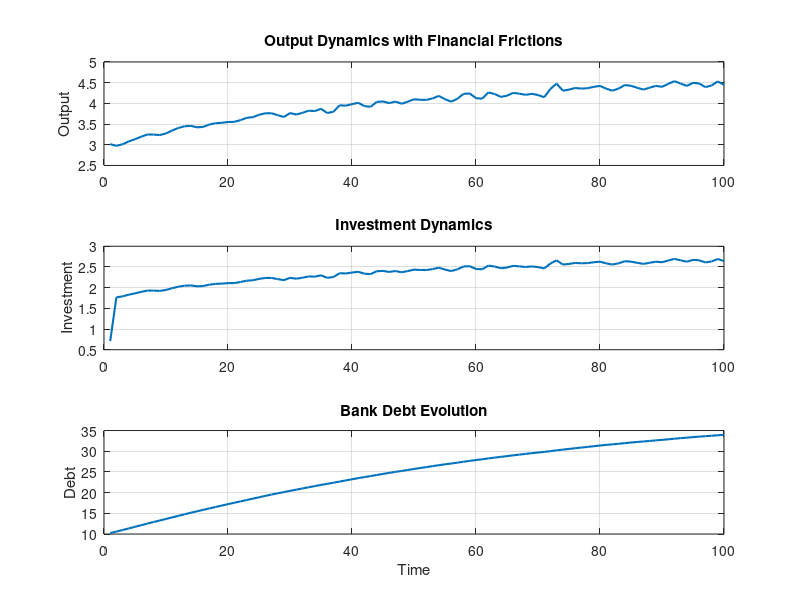
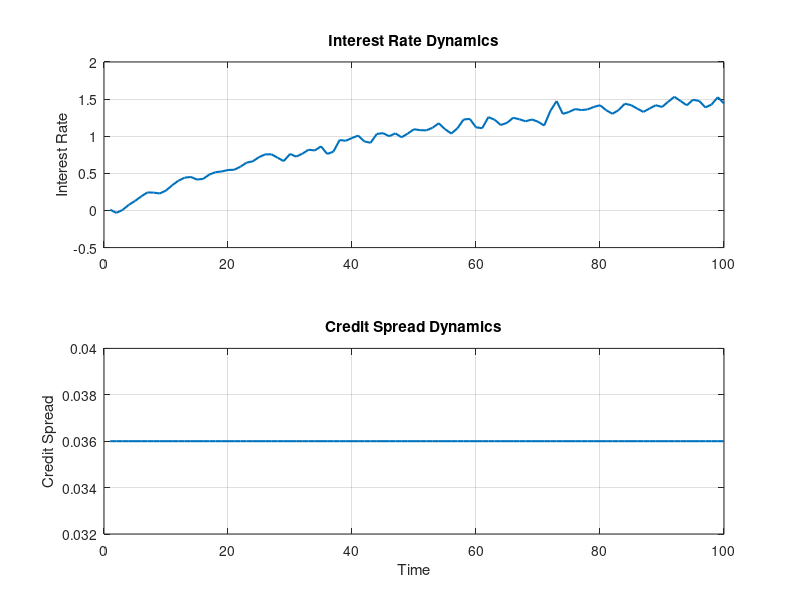
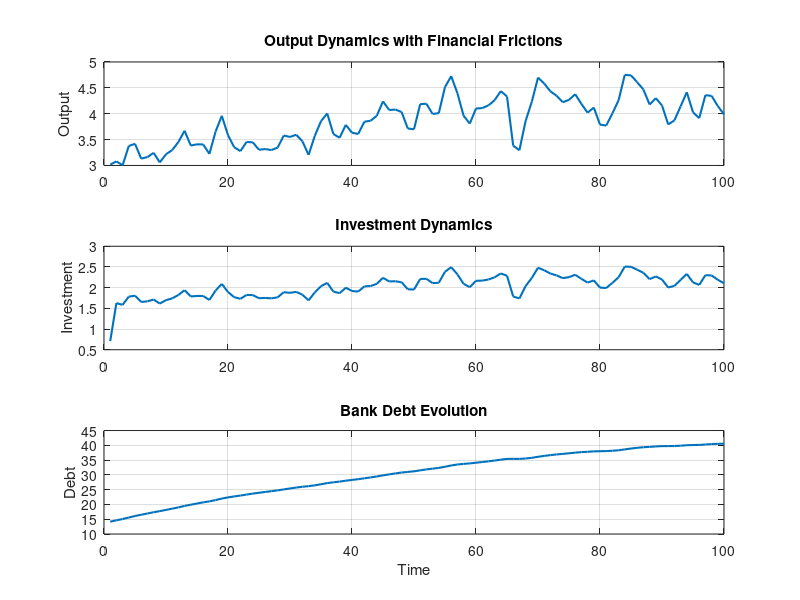
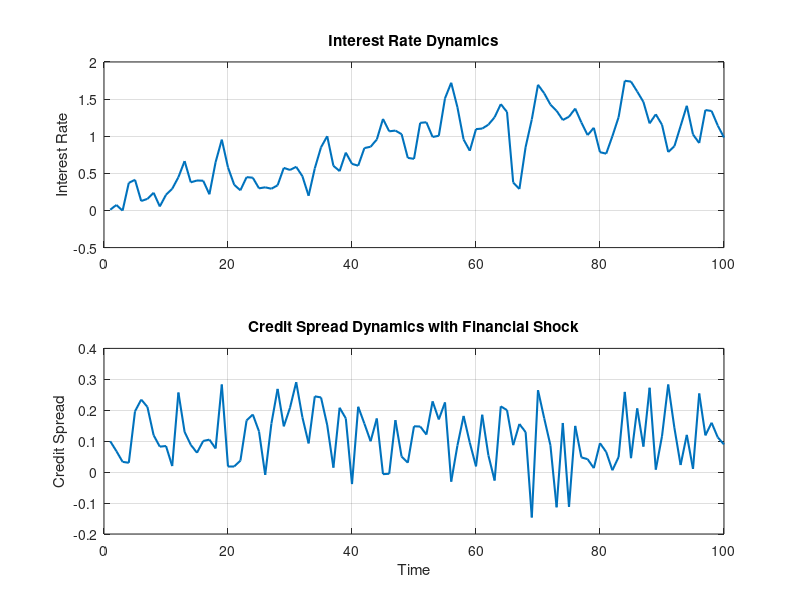

Write MATLAB code to recreate these figures, in order.
% Financial Friction DSGE Model (Gertler-Kiyotaki/BGG Framework)

% Clear workspace and define parameters
clear; clc; close all;

%% Model Parameters
beta = 0.99;            % Discount factor
sigma = 1;              % Risk aversion
phi = 1;                % Inverse Frisch elasticity
rho = 0.9;              % Persistence of technology shock
sigma_e = 0.01;         % Std. deviation of technology shock
delta = 0.025;          % Capital depreciation rate
alpha = 0.33;          % Capital share in production
eta = 0.5;              % Capital adjustment cost

% Financial Friction Parameters
phi_k = 0.36;           % Leverage ratio (fraction of capital funded by debt)
kappa = 0.1;            % Cost of external financing

%% Steady State Values
k_ss = ((alpha / (1 / beta - 1 + delta)))^(1 / (1 - alpha));
y_ss = k_ss^alpha;
investment_ss = delta * k_ss;
interest_rate_ss = 1 / beta - 1;
credit_spread_ss = kappa * phi_k;

%% Simulation Setup
T = 100;                 % Time periods
shock = sigma_e * randn(T, 1); % Technology shock

% Initialize variables
capital = zeros(T, 1);
output = zeros(T, 1);
investment = zeros(T, 1);
bank_debt = zeros(T, 1);
interest_rate = zeros(T, 1);
credit_spread = zeros(T, 1);

capital(1) = k_ss;
output(1) = y_ss;
investment(1) = investment_ss;
bank_debt(1) = phi_k * k_ss;
interest_rate(1) = interest_rate_ss;
credit_spread(1) = credit_spread_ss;

%% Model Simulation
for t = 2:T
    % Productivity shock
    z_t = rho * shock(t - 1) + shock(t);
    
    % Output with financial frictions
    output(t) = exp(z_t) * capital(t - 1)^alpha;
    
    % Investment decision with adjustment costs
    investment(t) = ((1 - kappa) * beta * output(t)) / (1 + eta);
    
    % Capital accumulation
    capital(t) = (1 - delta) * capital(t - 1) + investment(t);
    
    % Bank debt evolution
    bank_debt(t) = phi_k * capital(t);
    
    % Interest rate dynamics (Taylor Rule)
    interest_rate(t) = interest_rate_ss + phi * (output(t) - y_ss);
    
    % Credit spread dynamics
    credit_spread(t) = kappa * (bank_debt(t) / capital(t));
end

%% Plot Results
figure;
subplot(3,1,1);
plot(output, 'LineWidth', 1.5);
title('Output Dynamics with Financial Frictions');
ylabel('Output'); grid on;

subplot(3,1,2);
plot(investment, 'LineWidth', 1.5);
title('Investment Dynamics');
ylabel('Investment'); grid on;

subplot(3,1,3);
plot(bank_debt, 'LineWidth', 1.5);
title('Bank Debt Evolution');
ylabel('Debt'); xlabel('Time'); grid on;

figure;
subplot(2,1,1);
plot(interest_rate, 'LineWidth', 1.5);
title('Interest Rate Dynamics');
ylabel('Interest Rate'); grid on;

subplot(2,1,2);
plot(credit_spread, 'LineWidth', 1.5);
title('Credit Spread Dynamics');
ylabel('Credit Spread'); xlabel('Time'); grid on;

grid on;

%% Interpretation
% - Observe how shocks propagate through output, investment, bank debt, interest rates, and credit spreads.
% - Higher leverage increases the economy's sensitivity to financial shocks.
% - Bank debt and credit spreads amplify business cycle fluctuations.
% Financial Friction DSGE Model (Gertler-Kiyotaki/BGG Framework)

% Clear workspace and define parameters
clear; clc; close all;

%% Model Parameters
beta = 0.99;            % Discount factor
sigma = 1;              % Risk aversion
phi = 1;                % Inverse Frisch elasticity
rho = 0.9;              % Persistence of technology shock
sigma_e = 0.05;         % Increased Std. deviation of technology shock (Amplified Shock)
delta = 0.025;          % Capital depreciation rate
alpha = 0.33;           % Capital share in production
eta = 0.5;              % Capital adjustment cost

% Financial Friction Parameters
phi_k = 0.5;            % Increased Leverage ratio (fraction of capital funded by debt)
kappa = 0.2;            % Increased Cost of external financing

%% Steady State Values
k_ss = ((alpha / (1 / beta - 1 + delta)))^(1 / (1 - alpha));
y_ss = k_ss^alpha;
investment_ss = delta * k_ss;
interest_rate_ss = 1 / beta - 1;
credit_spread_ss = kappa * phi_k;

%% Simulation Setup
T = 100;                 % Time periods
shock = sigma_e * randn(T, 1); % Stronger Technology shock

% Initialize variables
capital = zeros(T, 1);
output = zeros(T, 1);
investment = zeros(T, 1);
bank_debt = zeros(T, 1);
interest_rate = zeros(T, 1);
credit_spread = zeros(T, 1);

capital(1) = k_ss;
output(1) = y_ss;
investment(1) = investment_ss;
bank_debt(1) = phi_k * k_ss;
interest_rate(1) = interest_rate_ss;
credit_spread(1) = credit_spread_ss;

%% Model Simulation
for t = 2:T
    % Productivity shock
    z_t = rho * shock(t - 1) + shock(t);
    
    % Output with financial frictions
    output(t) = exp(z_t) * capital(t - 1)^alpha;
    
    % Investment decision with adjustment costs
    investment(t) = ((1 - kappa) * beta * output(t)) / (1 + eta);
    
    % Capital accumulation
    capital(t) = (1 - delta) * capital(t - 1) + investment(t);
    
    % Bank debt evolution
    bank_debt(t) = phi_k * capital(t);
    
    % Interest rate dynamics (Taylor Rule)
    interest_rate(t) = interest_rate_ss + phi * (output(t) - y_ss);
    
    % Credit spread dynamics with financial shock
    credit_spread(t) = kappa * (bank_debt(t) / capital(t)) + 0.1 * randn();
end

%% Plot Results
figure;
subplot(3,1,1);
plot(output, 'LineWidth', 1.5);
title('Output Dynamics with Financial Frictions');
ylabel('Output'); grid on;

subplot(3,1,2);
plot(investment, 'LineWidth', 1.5);
title('Investment Dynamics');
ylabel('Investment'); grid on;

subplot(3,1,3);
plot(bank_debt, 'LineWidth', 1.5);
title('Bank Debt Evolution');
ylabel('Debt'); xlabel('Time'); grid on;

figure;
subplot(2,1,1);
plot(interest_rate, 'LineWidth', 1.5);
title('Interest Rate Dynamics');
ylabel('Interest Rate'); grid on;

subplot(2,1,2);
plot(credit_spread, 'LineWidth', 1.5);
title('Credit Spread Dynamics with Financial Shock');
ylabel('Credit Spread'); xlabel('Time'); grid on;

grid on;

%% Interpretation
% - Amplified shocks now generate stronger responses across output, investment, bank debt, interest rates, and credit spreads.
% - Increased leverage and financing costs intensify economic sensitivity to financial disturbances.
% - Credit spreads now exhibit more dynamic behavior due to the introduced financial shocks.
% Behavioral DSGE Model with Global Economic Shocks

% Clear workspace and define parameters
clear; clc; close all;

%% Model Parameters
beta = 0.99;            % Discount factor
sigma = 1;              % Risk aversion
phi = 1;                % Inverse Frisch elasticity
rho = 0.9;              % Persistence of technology shock
sigma_e = 0.01;         % Std. deviation of technology shock
delta = 0.025;          % Capital depreciation rate
alpha = 0.33;           % Capital share in production
eta = 0.5;              % Capital adjustment cost

% Behavioral Bias Parameters
lambda_myopia = 0.1;    % Degree of myopia
lambda_overconfidence = 0.1; % Degree of overconfidence

% Global Economic Shock Parameters
gamma_g = 0.2;          % Sensitivity to global shocks
rho_g = 0.8;            % Persistence of global economic shock
sigma_g = 0.02;         % Std. deviation of global economic shock

%% Steady State Values
k_ss = ((alpha / (1 / beta - 1 + delta)))^(1 / (1 - alpha));
y_ss = k_ss^alpha;
investment_ss = delta * k_ss;
interest_rate_ss = 1 / beta - 1;

%% Simulation Setup
T = 100;                      % Time periods
tech_shock = sigma_e * randn(T, 1); % Technology shock
global_shock = sigma_g * randn(T, 1); % Global economic shock

% Initialize variables
capital = zeros(T, 1);
output = zeros(T, 1);
investment = zeros(T, 1);
interest_rate = zeros(T, 1);

capital(1) = k_ss;
output(1) = y_ss;
investment(1) = investment_ss;
interest_rate(1) = interest_rate_ss;

%% Model Simulation
for t = 2:T
    % Global economic shock propagation
    g_t = rho_g * global_shock(t - 1) + global_shock(t);
    
    % Adjust output with global shock and behavioral biases
    output(t) = exp(tech_shock(t) + gamma_g * g_t) * (capital(t - 1)^alpha);
    
    % Behavioral adjustment to investment (myopia)
    investment(t) = ((1 - lambda_myopia) * beta * output(t)) / (1 + eta);
    
    % Capital accumulation
    capital(t) = (1 - delta) * capital(t - 1) + investment(t);
    
    % Interest rate dynamics with overconfidence behavior
    interest_rate(t) = interest_rate_ss + phi * ((1 + lambda_overconfidence) * (output(t) - y_ss));
end

%% Plot Results
figure;
subplot(3,1,1);
plot(output, 'LineWidth', 1.5);
title('Output Dynamics with Global Economic Shocks');
ylabel('Output'); grid on;

subplot(3,1,2);
plot(investment, 'LineWidth', 1.5);
title('Investment Dynamics with Behavioral Bias');
ylabel('Investment'); grid on;

subplot(3,1,3);
plot(interest_rate, 'LineWidth', 1.5);
title('Interest Rate Dynamics with Overconfidence');
ylabel('Interest Rate'); xlabel('Time'); grid on;

grid on;

%% Interpretation
% - Global shocks amplify output volatility.
% - Myopia reduces investment responsiveness.
% - Overconfidence leads to exaggerated interest rate movements.
% Behavioral DSGE Model with Global Economic Shocks and Macroprudential Policies

% Clear workspace and define parameters
clear; clc; close all;

%% Model Parameters
beta = 0.99;            % Discount factor
sigma = 1;              % Risk aversion
phi = 1;                % Inverse Frisch elasticity
rho = 0.9;              % Persistence of technology shock
sigma_e = 0.01;         % Std. deviation of technology shock
delta = 0.025;          % Capital depreciation rate
alpha = 0.33;          % Capital share in production
eta = 0.5;              % Capital adjustment cost

% Behavioral Bias Parameters
lambda_myopia = 0.1;    % Degree of myopia
lambda_overconfidence = 0.1; % Degree of overconfidence

% Global Economic Shock Parameters
gamma_g = 0.2;          % Sensitivity to global shocks
rho_g = 0.8;            % Persistence of global economic shock
sigma_g = 0.02;         % Std. deviation of global economic shock

% Macroprudential Policy Parameters
ccb_sensitivity = 0.3;  % Countercyclical capital buffer sensitivity
ltv_limit = 0.8;        % Loan-to-value ratio limit

%% Steady State Values
k_ss = ((alpha / (1 / beta - 1 + delta)))^(1 / (1 - alpha));
y_ss = k_ss^alpha;
investment_ss = delta * k_ss;
interest_rate_ss = 1 / beta - 1;

%% Simulation Setup
T = 100;                      % Time periods
tech_shock = sigma_e * randn(T, 1); % Technology shock
global_shock = sigma_g * randn(T, 1); % Global economic shock

% Initialize variables
capital = zeros(T, 1);
output = zeros(T, 1);
investment = zeros(T, 1);
interest_rate = zeros(T, 1);
ccb = zeros(T, 1); % Countercyclical capital buffer
ltv_ratio = zeros(T, 1); % Loan-to-value ratio

capital(1) = k_ss;
output(1) = y_ss;
investment(1) = investment_ss;
interest_rate(1) = interest_rate_ss;
ccb(1) = 0.02; % Initial capital buffer
ltv_ratio(1) = ltv_limit;

%% Model Simulation
for t = 2:T
    % Global economic shock propagation
    g_t = rho_g * global_shock(t - 1) + global_shock(t);
    
    % Adjust output with global shock and behavioral biases
    output(t) = exp(tech_shock(t) + gamma_g * g_t) * (capital(t - 1)^alpha);
    
    % Countercyclical capital buffer increases during booms
    ccb(t) = max(0.02, ccb_sensitivity * (output(t) - y_ss));
    
    % Loan-to-value ratio adjusts with output fluctuations
    ltv_ratio(t) = max(0.6, ltv_limit - 0.1 * (output(t) - y_ss));
    
    % Behavioral adjustment to investment (myopia) with policy impact
    investment(t) = ((1 - lambda_myopia) * beta * output(t)) / (1 + eta + ccb(t));
    
    % Capital accumulation
    capital(t) = (1 - delta) * capital(t - 1) + investment(t);
    
    % Interest rate dynamics with overconfidence behavior and CCB impact
    interest_rate(t) = interest_rate_ss + phi * ((1 + lambda_overconfidence) * (output(t) - y_ss)) + ccb(t);
end

%% Plot Results
figure;
subplot(4,1,1);
plot(output, 'LineWidth', 1.5);
title('Output Dynamics with Global Economic Shocks and Macroprudential Policies');
ylabel('Output'); grid on;

subplot(4,1,2);
plot(investment, 'LineWidth', 1.5);
title('Investment Dynamics with Behavioral Bias and CCB');
ylabel('Investment'); grid on;

subplot(4,1,3);
plot(interest_rate, 'LineWidth', 1.5);
title('Interest Rate Dynamics with Overconfidence and CCB');
ylabel('Interest Rate'); xlabel('Time'); grid on;

subplot(4,1,4);
plot(ccb, 'LineWidth', 1.5);
title('Countercyclical Capital Buffer Dynamics');
ylabel('CCB'); xlabel('Time'); grid on;

%% Interpretation
% - Global shocks amplify output volatility.
% - Myopia reduces investment responsiveness.
% - Overconfidence leads to exaggerated interest rate movements.
% - Macroprudential tools (CCB and LTV) stabilize investment and credit growth.
% Behavioral DSGE Model with Global Economic Shocks, Macroprudential Policies, and MPLB

% Clear workspace and define parameters
clear; clc; close all;

%% Model Parameters
beta = 0.99;            % Discount factor
sigma = 1;              % Risk aversion
phi = 1;                % Inverse Frisch elasticity
rho = 0.9;              % Persistence of technology shock
sigma_e = 0.01;         % Std. deviation of technology shock
delta = 0.025;          % Capital depreciation rate
alpha = 0.33;           % Capital share in production
eta = 0.5;              % Capital adjustment cost

% Behavioral Bias Parameters
lambda_myopia = 0.1;    % Degree of myopia
lambda_overconfidence = 0.1; % Degree of overconfidence

% Global Economic Shock Parameters
gamma_g = 0.2;          % Sensitivity to global shocks
rho_g = 0.8;            % Persistence of global economic shock
sigma_g = 0.02;         % Std. deviation of global economic shock

% Macroprudential Policy Parameters
ccb_sensitivity = 0.3;  % Countercyclical capital buffer sensitivity
ltv_limit = 0.8;        % Loan-to-value ratio limit
mplb_sensitivity = 0.25; % MPLB sensitivity to economic conditions

%% Steady State Values
k_ss = ((alpha / (1 / beta - 1 + delta)))^(1 / (1 - alpha));
y_ss = k_ss^alpha;
investment_ss = delta * k_ss;
interest_rate_ss = 1 / beta - 1;

%% Simulation Setup
T = 100;                      % Time periods
tech_shock = sigma_e * randn(T, 1); % Technology shock
global_shock = sigma_g * randn(T, 1); % Global economic shock

% Initialize variables
capital = zeros(T, 1);
output = zeros(T, 1);
investment = zeros(T, 1);
interest_rate = zeros(T, 1);
ccb = zeros(T, 1); % Countercyclical capital buffer
mplb = zeros(T, 1); % Macroprudential Liquidity Buffer
ltv_ratio = zeros(T, 1); % Loan-to-value ratio

capital(1) = k_ss;
output(1) = y_ss;
investment(1) = investment_ss;
interest_rate(1) = interest_rate_ss;
ccb(1) = 0.02; % Initial capital buffer
mplb(1) = 0.05; % Initial liquidity buffer
ltv_ratio(1) = ltv_limit;

%% Model Simulation
for t = 2:T
    % Global economic shock propagation
    g_t = rho_g * global_shock(t - 1) + global_shock(t);

    % Output with global shock and behavioral biases
    output(t) = exp(tech_shock(t) + gamma_g * g_t) * (capital(t - 1)^alpha);

    % Countercyclical capital buffer increases during booms
    ccb(t) = max(0.02, ccb_sensitivity * (output(t) - y_ss));

    % MPLB tightens during booms, loosens during downturns
    mplb(t) = max(0.03, mplb_sensitivity * (output(t) - y_ss));

    % Loan-to-value ratio adjusts with output fluctuations
    ltv_ratio(t) = max(0.6, ltv_limit - 0.1 * (output(t) - y_ss));

    % Investment with MPLB and behavioral bias
    investment(t) = ((1 - lambda_myopia) * beta * output(t)) / (1 + eta + ccb(t) + mplb(t));

    % Capital accumulation
    capital(t) = (1 - delta) * capital(t - 1) + investment(t);

    % Interest rate dynamics with overconfidence, CCB, and MPLB
    interest_rate(t) = interest_rate_ss + phi * ((1 + lambda_overconfidence) * (output(t) - y_ss)) + ccb(t) + mplb(t);
end

%% Plot Results
figure;
subplot(5,1,1);
plot(output, 'LineWidth', 1.5);
title('Output Dynamics with Global Shocks, CCB, and MPLB');
ylabel('Output'); grid on;

subplot(5,1,2);
plot(investment, 'LineWidth', 1.5);
title('Investment with Behavioral Bias, CCB, and MPLB');
ylabel('Investment'); grid on;

subplot(5,1,3);
plot(interest_rate, 'LineWidth', 1.5);
title('Interest Rate with Overconfidence, CCB, and MPLB');
ylabel('Interest Rate'); xlabel('Time'); grid on;

subplot(5,1,4);
plot(ccb, 'LineWidth', 1.5);
title('Countercyclical Capital Buffer (CCB)');
ylabel('CCB'); xlabel('Time'); grid on;

subplot(5,1,5);
plot(mplb, 'LineWidth', 1.5);
title('Macroprudential Liquidity Buffer (MPLB)');
ylabel('MPLB'); xlabel('Time'); grid on;

%% Interpretation
% - Global shocks amplify output volatility.
% - Myopia reduces investment responsiveness.
% - Overconfidence leads to exaggerated interest rate movements.
% - CCB stabilizes credit growth; MPLB stabilizes liquidity.
